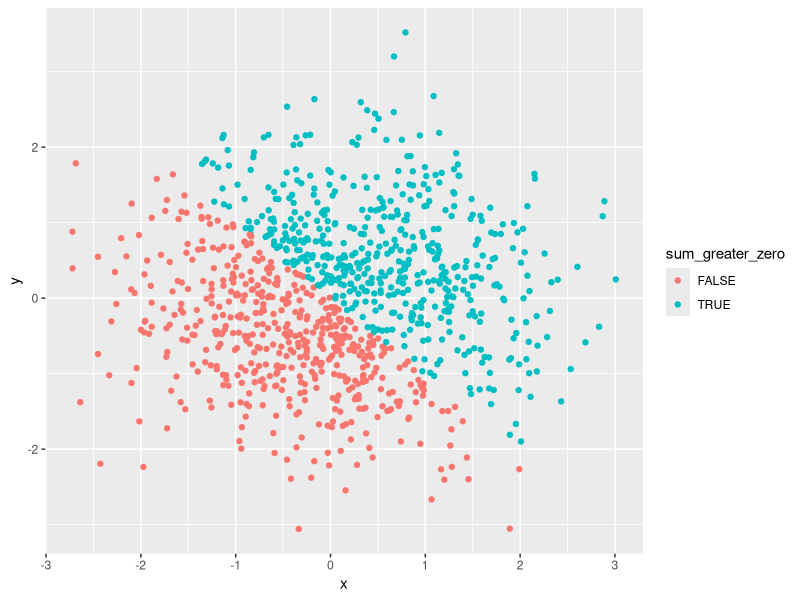
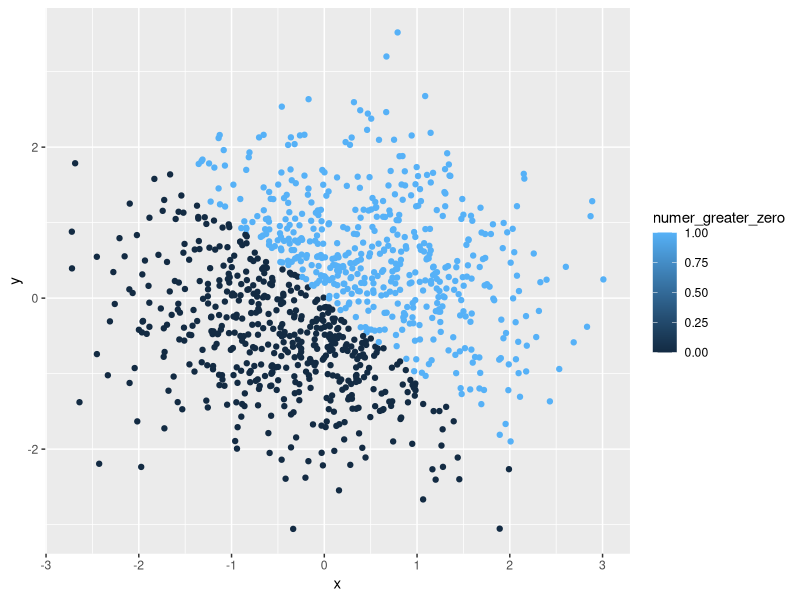
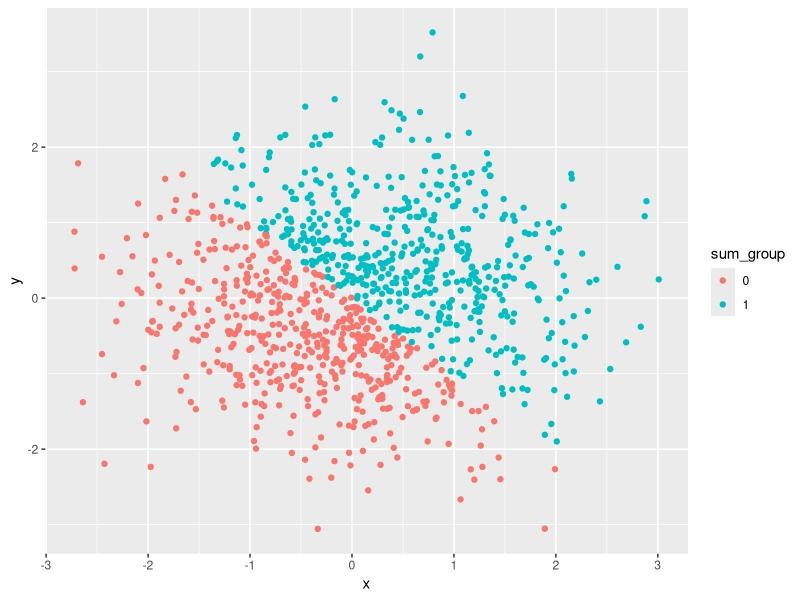
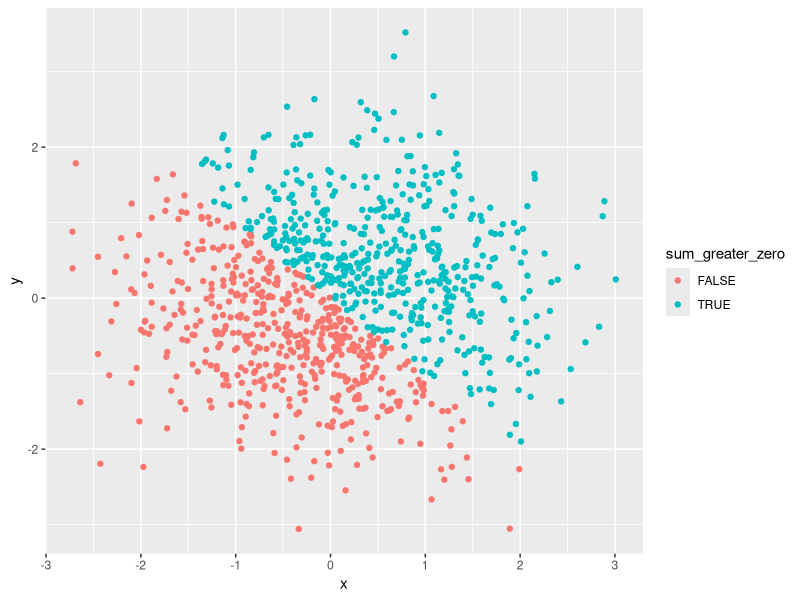
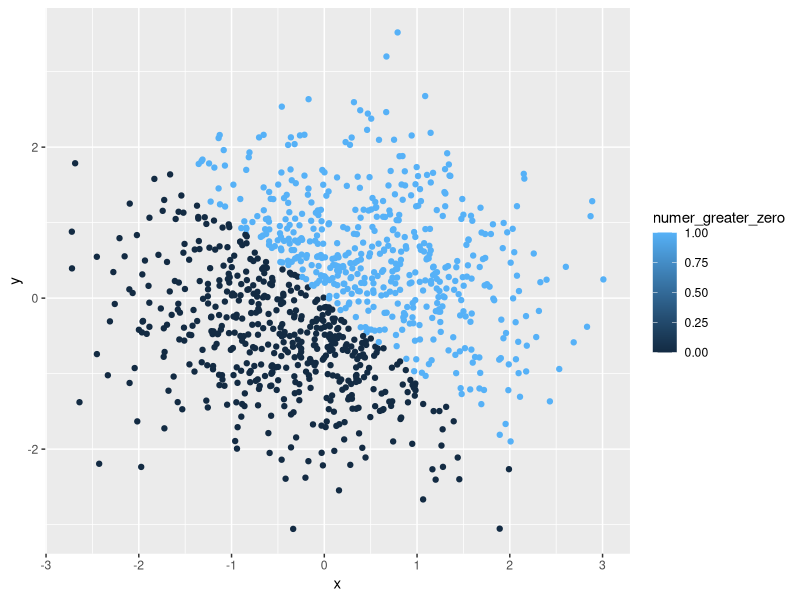
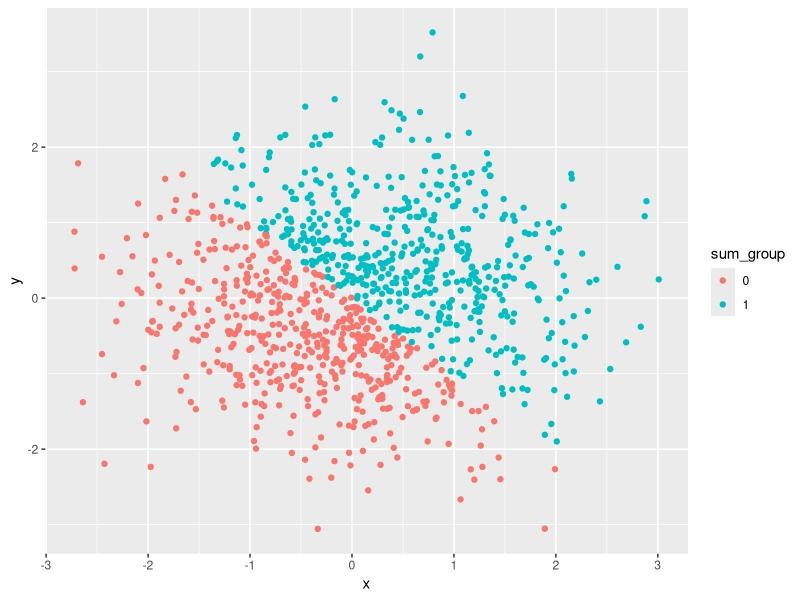

Source code (R) for these figures, in order:
## ---- chunk 1
set.seed(1)
samp_uni <- runif(10, min = 0, max = 5)
samp_compare <- samp_uni > 2
samp_name <- c("ab","zb","c7y","zd","ab","f","g","h","i","k")
samp_factor <- factor(c(1,2,3,1,2,3,2,1,3,2))
all_data <- data.frame(samp_uni, samp_compare, samp_name, samp_factor)
all_data
## ---- chunk 2
as.numeric(samp_compare)
as.numeric(samp_name)
as.numeric(samp_factor)
## ---- chunk 3
# 1. character to factor
as.factor(samp_name)

# 2.character to numeric
as.numeric(samp_name)

# character to factor then to numeric
as.numeric(as.factor(samp_name))
## ---- chunk 4
# 1. factor to character
as.character(samp_factor)
# 2. factor to numerical
as.numeric(samp_factor)
# 3. factor to character then to numerical 
as.numeric(as.character(samp_factor))
## ---- chunk 5
set.seed(2)
x <- rnorm(1000)
set.seed(3)
y <-rnorm(1000)
sum_greater_zero <- x + y > 0
numer_greater_zero <- as.numeric(sum_greater_zero)
sum_group <- as.factor(numer_greater_zero)
all_data2 <- data.frame(x, y, sum_greater_zero, numer_greater_zero, sum_group)
## ---- chunk 6
library(ggplot2)
ggplot(all_data2, aes(x = x, y = y)) + geom_point(aes(colour = sum_greater_zero))
ggsave("myplot1.png")
## ---- chunk 7
library(ggplot2)
ggplot(all_data2, aes(x = x, y = y)) + geom_point(aes(colour = numer_greater_zero))
ggsave("myplot2.png")
## ---- chunk 8
library(ggplot2)
ggplot(all_data2, aes(x = x, y = y)) + geom_point(aes(colour = sum_group))
ggsave("myplot3.png")
